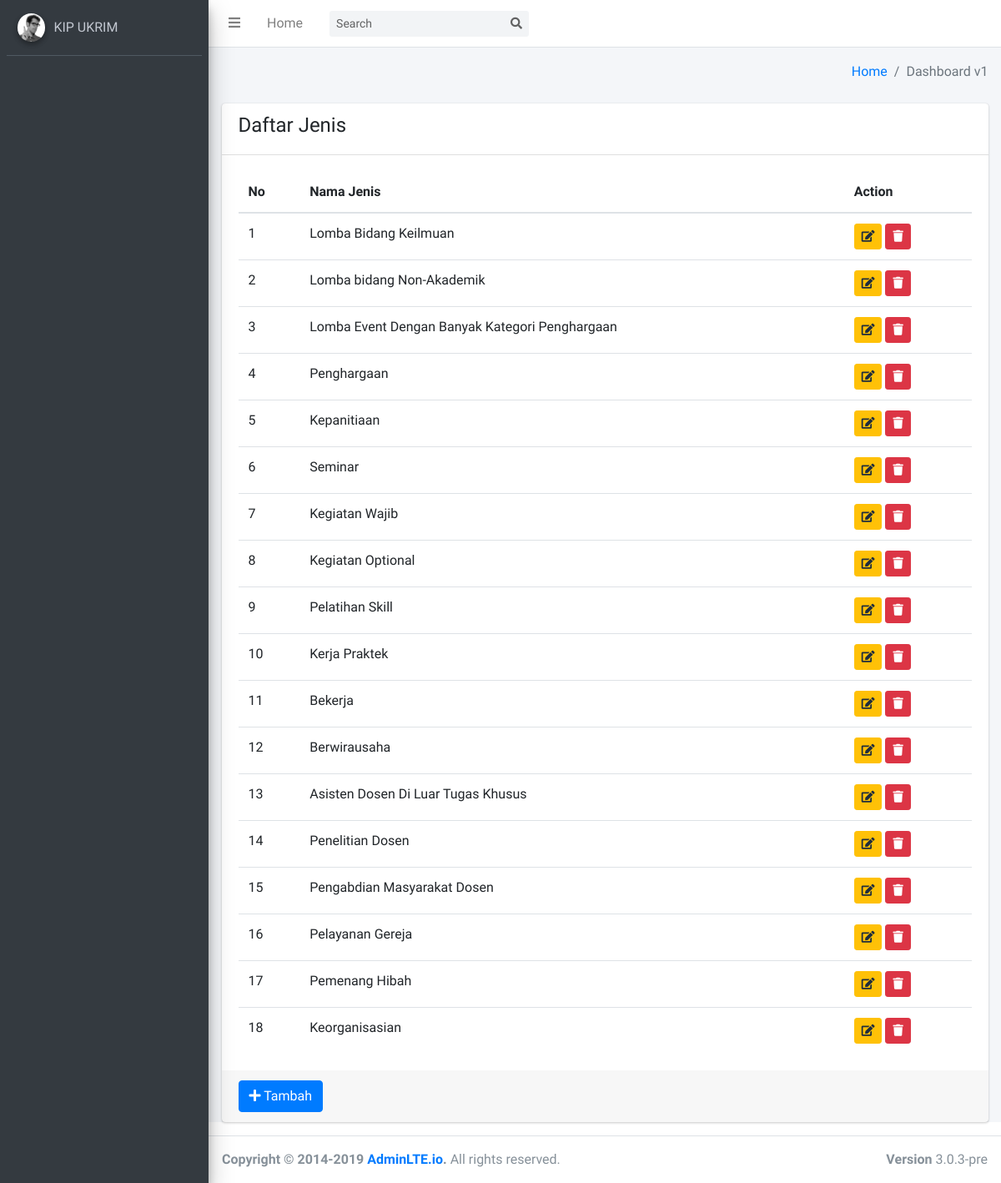
/index.php/jenis, run on the app's committed database.
### tables this page shows
CREATE TABLE `jenis` (
  `jenis_id` int(11) NOT NULL,
  `nama_jenis` varchar(100) NOT NULL
);

### application/controllers/Jenis.php (called while the page is built, shortened)
<?php
class Jenis extends CI_Controller
{
	public function __construct()
	{
		$this->load->model("JenisModel");
		$this->load->model("TingkatModel");
		$this->load->model("PerolehanModel");
	}
	public function index()
	{
		$listjenis = $this->JenisModel->getAll();
		$data = array(
			"header" => "Jenis",
			"page" => "content/jenis/v_list_jenis",
			"jenis" => $listjenis
		);
		$this->load->view("layoutuser/mainuser", $data);
	}
}

### index.php (called while the page is built, shortened)
<?php
require_once BASEPATH.'core/CodeIgniter.php';

### application/models/JenisModel.php (called while the page is built, shortened)
<?php
class JenisModel extends CI_Model
{
	var $table = "jenis";
	public function getAll()
	{
		return $this->db->get($this->table)->result();
	}
}

### application/views/content/jenis/v_list_jenis.php (the view, shortened to what this page needs)
<div class="card">
	<div class="card-header">
		<h4>Daftar Jenis</h4>
	</div>
	<div class="card-body">
		<table class="table">
			<thead>
				<tr>
					<th>No</th>
					<th>Nama Jenis</th>
					<th>Action</th>
			</tr>
			</thead>
			<tbody>
			<?php
			$no = 1;
			foreach ($jenis as $row) {
				?>
					<tr>
						<td><?= $no++ ?></td>
						<td><?= $row->nama_jenis ?></td>
						<td>
							<a href="<?= site_url("jenis/update/$row->jenis_id") ?>" class="btn btn-sm btn-warning">
								<i class="fas fa-edit"></i>
							</a>
							<a href="#" data-id="<?= $row->jenis_id ?>" class="btn btn-sm btn-danger btn-delete-mhs"><i class="fas fa-trash"></i></a>
						</td>
					</tr>
				<?php
				}
				?>
			</tbody>
		</table>
	</div>
	<div class="card-footer">
		<a href="<?= site_url("jenis/tambah") ?>" class="btn btn-primary">
			<i class="fas fa-plus"></i> Tambah
		</a>
	</div>
</div>

### data on the page
jenis: nama_jenis "Lomba Bidang Keilmuan"
jenis: nama_jenis "Lomba bidang Non-Akademik"
jenis: nama_jenis "Lomba Event Dengan Banyak Kategori Penghargaan"
jenis: nama_jenis "Penghargaan"
jenis: nama_jenis "Kepanitiaan"
jenis: nama_jenis "Seminar"
jenis: nama_jenis "Kegiatan Wajib"
jenis: nama_jenis "Kegiatan Optional"
jenis: nama_jenis "Pelatihan Skill"
jenis: nama_jenis "Kerja Praktek"
jenis: nama_jenis "Bekerja"
jenis: nama_jenis "Berwirausaha"
jenis: nama_jenis "Asisten Dosen Di Luar Tugas Khusus"
jenis: nama_jenis "Penelitian Dosen"
jenis: nama_jenis "Pengabdian Masyarakat Dosen"
jenis: nama_jenis "Pelayanan Gereja"
jenis: nama_jenis "Pemenang Hibah"
jenis: nama_jenis "Keorganisasian"
